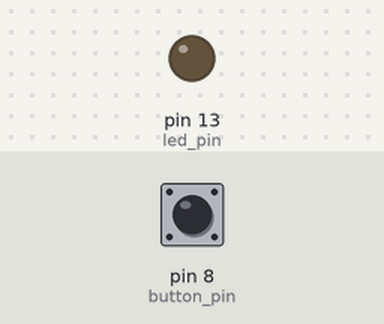
This sketch was run on a simulated Arduino Uno, built with avr-gcc and run on an emulated ATmega328P. On the bench: output pins drawn as LEDs (lit = HIGH). The inputs (shaded band) are chosen by the test bench; at power-on: pin 8 (button_pin) HIGH.

Above: at 1.2 s.
1.3 s: pin 8 (button_pin) pulled LOW for 0.15 s
At 1.37 s:
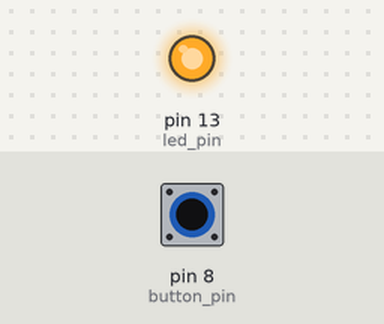
2.9 s: pin 8 (button_pin) pulled LOW for 3.2 s
At 7.5 s:
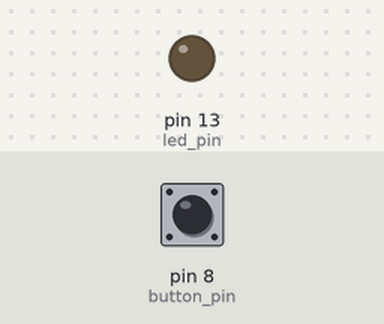
Timing chart, 0 to 9.0 s (numbered marks = the images above; inputs shaded):
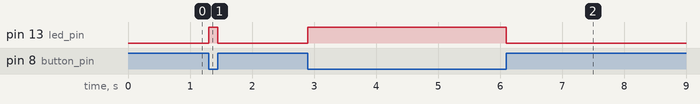

The sketch:

button.ino
```cpp
const int button_pin = 8;
const int led_pin = 13;
bool buttonPressed = false;

void readButton() {
    if (digitalRead(button_pin) == LOW) {
        buttonPressed = true;
    }
    else {
        buttonPressed = false;
    }
}

void setup() {
    pinMode(button_pin, INPUT_PULLUP);
    pinMode(led_pin, OUTPUT);
}

void loop() {
    readButton();
    if (buttonPressed) {
        digitalWrite(led_pin, HIGH);
    }
    else {
        digitalWrite(led_pin, LOW);
    }
}
```

Measured:
- after the input at 1.3 s, pin 13 (led_pin): LOW → HIGH at once, → LOW 0.15 s later
- after the input at 2.9 s, pin 13 (led_pin): LOW → HIGH at once, → LOW 3.2 s later
